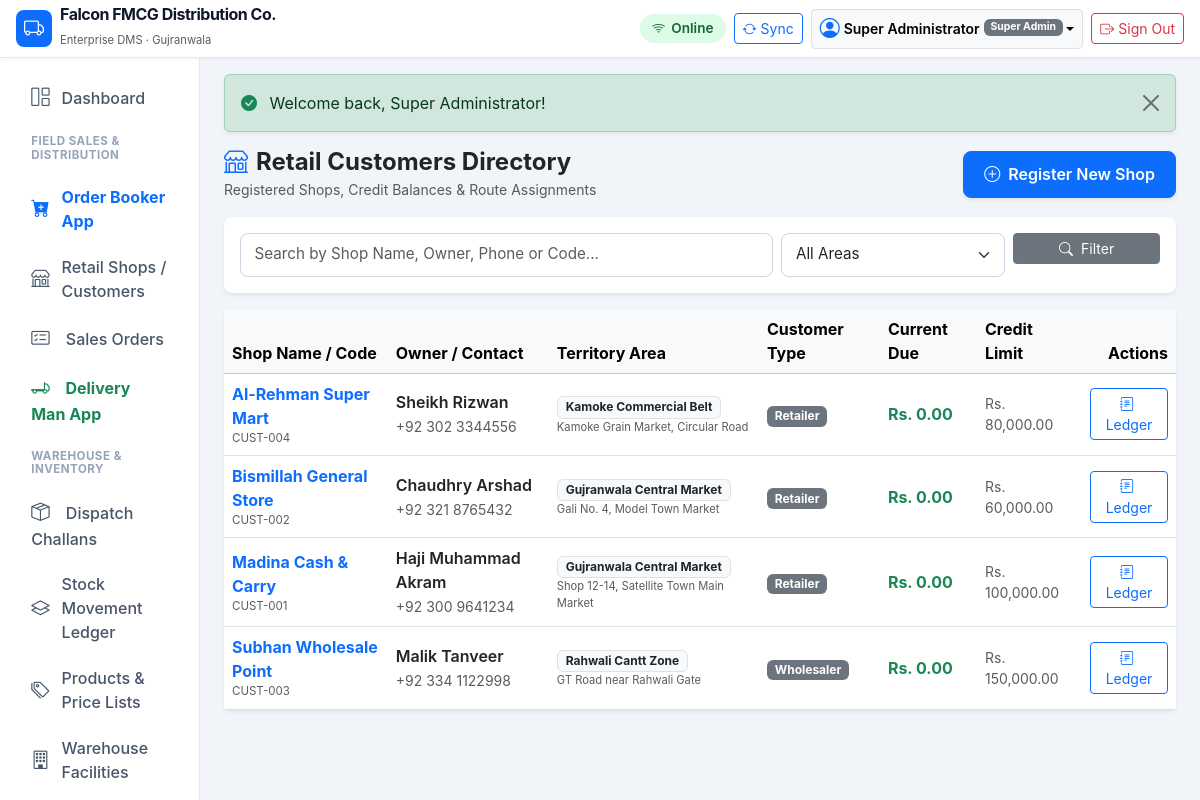
Screenshot of /modules/customers/index.php (signed in) with the database file from the repository.
### tables this page shows
CREATE TABLE `companies` (
    `id` INT UNSIGNED AUTO_INCREMENT PRIMARY KEY,
    `name` VARCHAR(150) NOT NULL,
    `legal_name` VARCHAR(200) NULL,
    `email` VARCHAR(100) NULL,
    `phone` VARCHAR(50) NULL,
    `address` TEXT NULL,
    `city` VARCHAR(100) DEFAULT 'Gujranwala',
    `ntn` VARCHAR(50) NULL,
    `strn` VARCHAR(50) NULL,
    `currency` VARCHAR(10) DEFAULT 'PKR',
    `currency_symbol` VARCHAR(10) DEFAULT 'Rs.',
    `financial_year_start` DATE NULL,
    `invoice_prefix` VARCHAR(10) DEFAULT 'INV-',
    `purchase_prefix` VARCHAR(10) DEFAULT 'PO-',
    `order_prefix` VARCHAR(10) DEFAULT 'SO-',
    `delivery_prefix` VARCHAR(10) DEFAULT 'DC-',
    `receipt_prefix` VARCHAR(10) DEFAULT 'RCP-',
    `default_warehouse_id` INT UNSIGNED NULL,
    `inventory_valuation` ENUM('WAC', 'FIFO') DEFAULT 'WAC',
    `allow_negative_stock` TINYINT(1) DEFAULT 0,
    `status` ENUM('active', 'inactive') DEFAULT 'active',
    `created_at` TIMESTAMP DEFAULT CURRENT_TIMESTAMP,
    `updated_at` TIMESTAMP DEFAULT CURRENT_TIMESTAMP ON UPDATE CURRENT_TIMESTAMP
);

CREATE TABLE `users` (
    `id` INT UNSIGNED AUTO_INCREMENT PRIMARY KEY,
    `role_id` INT UNSIGNED NOT NULL,
    `username` VARCHAR(80) NOT NULL UNIQUE,
    `password_hash` VARCHAR(255) NOT NULL,
    `full_name` VARCHAR(150) NOT NULL,
    `email` VARCHAR(120) NULL,
    `phone` VARCHAR(50) NULL,
    `status` ENUM('active', 'inactive', 'suspended') DEFAULT 'active',
    `last_login_at` DATETIME NULL,
    `created_at` TIMESTAMP DEFAULT CURRENT_TIMESTAMP,
    `updated_at` TIMESTAMP DEFAULT CURRENT_TIMESTAMP ON UPDATE CURRENT_TIMESTAMP,
    CONSTRAINT `fk_users_role` FOREIGN KEY (`role_id`) REFERENCES `roles` (`id`)
);

CREATE TABLE `roles` (
    `id` INT UNSIGNED AUTO_INCREMENT PRIMARY KEY,
    `name` VARCHAR(100) NOT NULL,
    `slug` VARCHAR(100) NOT NULL UNIQUE,
    `description` VARCHAR(255) NULL,
    `is_system` TINYINT(1) DEFAULT 0,
    `created_at` TIMESTAMP DEFAULT CURRENT_TIMESTAMP
);

CREATE TABLE `customers` (
    `id` INT UNSIGNED AUTO_INCREMENT PRIMARY KEY,
    `code` VARCHAR(50) NOT NULL UNIQUE,
    `shop_name` VARCHAR(180) NOT NULL,
    `owner_name` VARCHAR(120) NOT NULL,
    `phone` VARCHAR(50) NOT NULL,
    `whatsapp` VARCHAR(50) NULL,
    `address` TEXT NOT NULL,
    `area_id` INT UNSIGNED NOT NULL,
    `sub_area_id` INT UNSIGNED NULL,
    `gps_lat` DECIMAL(10,8) NULL,
    `gps_lng` DECIMAL(11,8) NULL,
    `customer_type` ENUM('retailer', 'wholesaler', 'distributor', 'corporate', 'cash', 'credit') DEFAULT 'retailer',
    `credit_limit` DECIMAL(12,2) DEFAULT 50000.00,
    `opening_balance` DECIMAL(12,2) DEFAULT 0.00,
    `current_balance` DECIMAL(12,2) DEFAULT 0.00,
    `payment_terms` VARCHAR(100) DEFAULT 'Due on Delivery',
    `assigned_order_booker_id` INT UNSIGNED NULL,
    `assigned_salesman_id` INT UNSIGNED NULL,
    `notes` TEXT NULL,
    `status` ENUM('active', 'inactive', 'struck_off') DEFAULT 'active',
    `created_at` TIMESTAMP DEFAULT CURRENT_TIMESTAMP,
    `updated_at` TIMESTAMP DEFAULT CURRENT_TIMESTAMP ON UPDATE CURRENT_TIMESTAMP,
    CONSTRAINT `fk_cust_area` FOREIGN KEY (`area_id`) REFERENCES `areas` (`id`),
    CONSTRAINT `fk_cust_subarea` FOREIGN KEY (`sub_area_id`) REFERENCES `sub_areas` (`id`) ON DELETE SET NULL,
    CONSTRAINT `fk_cust_ob` FOREIGN KEY (`assigned_order_booker_id`) REFERENCES `employees` (`id`) ON DELETE SET NULL,
    CONSTRAINT `fk_cust_sm` FOREIGN KEY (`assigned_salesman_id`) REFERENCES `employees` (`id`) ON DELETE SET NULL
);

CREATE TABLE `areas` (
    `id` INT UNSIGNED AUTO_INCREMENT PRIMARY KEY,
    `name` VARCHAR(120) NOT NULL,
    `code` VARCHAR(50) NOT NULL UNIQUE,
    `parent_id` INT UNSIGNED NULL,
    `city` VARCHAR(100) DEFAULT 'Gujranwala',
    `description` TEXT NULL,
    `assigned_order_booker_id` INT UNSIGNED NULL,
    `assigned_salesman_id` INT UNSIGNED NULL,
    `assigned_rider_id` INT UNSIGNED NULL,
    `status` ENUM('active', 'inactive') DEFAULT 'active',
    `created_at` TIMESTAMP DEFAULT CURRENT_TIMESTAMP,
    CONSTRAINT `fk_area_parent` FOREIGN KEY (`parent_id`) REFERENCES `areas` (`id`) ON DELETE SET NULL,
    CONSTRAINT `fk_area_ob` FOREIGN KEY (`assigned_order_booker_id`) REFERENCES `employees` (`id`) ON DELETE SET NULL,
    CONSTRAINT `fk_area_sm` FOREIGN KEY (`assigned_salesman_id`) REFERENCES `employees` (`id`) ON DELETE SET NULL,
    CONSTRAINT `fk_area_rider` FOREIGN KEY (`assigned_rider_id`) REFERENCES `employees` (`id`) ON DELETE SET NULL
);

### config/database.php (called while the page is built, shortened)
<?php
function getDatabaseConnection(): PDO {
    static $pdo = null;
    if ($pdo === null) {
        $host = '127.0.0.1';
        $port = 3306;
        $db   = 'dms_db';
        $user = 'root';
        $pass = '';
        $dsn = "mysql:host={$host};port={$port};dbname={$db};charset=utf8mb4";
        $options = [
            PDO::ATTR_ERRMODE            => PDO::ERRMODE_EXCEPTION,
            PDO::ATTR_DEFAULT_FETCH_MODE => PDO::FETCH_ASSOC,
            PDO::ATTR_EMULATE_PREPARES   => false,
            PDO::MYSQL_ATTR_INIT_COMMAND => "SET NAMES utf8mb4 COLLATE utf8mb4_unicode_ci"
        ];
        try {
            $pdo = new PDO($dsn, $user, $pass, $options);
        } catch (PDOException $e) {
            error_log("Database connection error: " . $e->getMessage());
            die("Database connection failure. Please contact system administrator.");
        }
    }
    return $pdo;
}

### includes/functions.php (called while the page is built, shortened)
<?php
function sanitize($data) {
    return htmlspecialchars(trim((string)$data), ENT_QUOTES, 'UTF-8');
}
function formatMoney(float|int|string|null $amount, bool $showSymbol = true): string {
    $num = (float)($amount ?? 0);
    $formatted = number_format($num, 2, '.', ',');
    return $showSymbol ? DEFAULT_CURRENCY_SYMBOL . ' ' . $formatted : $formatted;
}
function getFlashMessages(): array {
    $messages = $_SESSION['flash'] ?? [];
    return $messages;
}
function getCompanyInfo(PDO $pdo): array {
    static $company = null;
    if ($company === null) {
        $stmt = $pdo->query("SELECT * FROM `companies` WHERE id = 1 LIMIT 1");
        $company = $stmt->fetch() ?: [
            'name' => 'Falcon FMCG Distribution',
            'legal_name' => 'Falcon Distribution Pvt Ltd',
            'currency' => 'PKR',
            'currency_symbol' => 'Rs.',
            'city' => 'Gujranwala',
            'phone' => '+92 300 1234567',
            'email' => 'info@falcon-dist.com'
        ];
    }
    return $company;
}

### includes/auth.php (called while the page is built, shortened)
<?php
function isLoggedIn(): bool {
    return !empty($_SESSION['user_id']) && !empty($_SESSION['logged_in']) && getCurrentUser() !== null;
}
function requireLogin(): void {
    if (!isLoggedIn()) {
        $loginUrl = BASE_URL . '/login.php';
        redirect($loginUrl);
    }
}
function getCurrentUser(): ?array {
    static $currentUser = null;
    if ($currentUser !== null) {
        return $currentUser;
    }
    $pdo = getDatabaseConnection();
    $stmt = $pdo->prepare("
        SELECT u.*, r.name as role_name, r.slug as role_slug
        FROM `users` u
        JOIN `roles` r ON u.role_id = r.id
        WHERE u.id = ? AND u.status = 'active'
        LIMIT 1
    ");
    $stmt->execute([$_SESSION['user_id']]);
    $currentUser = $stmt->fetch() ?: null;
    return $currentUser;
}

### modules/customers/index.php (the view, shortened to what this page needs)
<?php
requireLogin();
$pdo = getDatabaseConnection();
$currentUser = getCurrentUser();
$search = sanitize($_GET['q'] ?? '');
$where = ["c.status != 'deleted'"];
$params = [];
$whereSql = implode(' AND ', $where);
$query = "
    SELECT c.*, a.name as area_name, e.full_name as booker_name
    FROM `customers` c
    JOIN `areas` a ON c.area_id = a.id
    LEFT JOIN `employees` e ON c.assigned_order_booker_id = e.id
    WHERE {$whereSql}
    ORDER BY c.shop_name ASC
    LIMIT 150
";
$stmt = $pdo->prepare($query);
$stmt->execute($params);
$customers = $stmt->fetchAll();
require_once dirname(__DIR__, 2) . '/includes/header.php';
?>
<div class="d-flex flex-column flex-md-row justify-content-between align-items-start align-items-md-center mb-3 gap-2">
    <div>
        <h4 class="fw-bold mb-0 text-dark"><i class="bi bi-shop text-primary me-2"></i>Retail Customers Directory</h4>
        <small class="text-muted">Registered Shops, Credit Balances & Route Assignments</small>
    </div>
    <div class="d-flex gap-2">
        <a href="<?= BASE_URL ?>/modules/customers/create.php" class="btn btn-primary btn-touch shadow-sm">
            <i class="bi bi-plus-circle me-1"></i> Register New Shop
        </a>
    </div>
</div>
<div class="card border-0 shadow-sm rounded-3 mb-3">
    <div class="card-body p-3">
        <form method="GET" action="<?= BASE_URL ?>/modules/customers/index.php" class="row g-2">
            <div class="col-12 col-md-7">
                <input type="text" class="form-control form-control-sm" name="q" placeholder="Search by Shop Name, Owner, Phone or Code..." value="<?= htmlspecialchars($search) ?>">
            </div>
            <div class="col-8 col-md-3">
                <select class="form-select form-select-sm" name="area_id">
                    <option value="">All Areas</option>
                </select>
            </div>
            <div class="col-4 col-md-2">
                <button type="submit" class="btn btn-sm btn-secondary w-100">
                    <i class="bi bi-search me-1"></i> Filter
                </button>
            </div>
        </form>
    </div>
</div>
<div class="card border-0 shadow-sm rounded-3">
    <div class="card-body p-0">
        <?php if (empty($customers)): ?>
            <div class="p-4 text-center text-muted">No retail shops found. Click "Register New Shop" to add.</div>
        <?php else: ?>
            <div class="table-responsive">
                <table class="table table-hover table-responsive-card align-middle mb-0">
                    <thead class="table-light">
                        <tr>
                            <th>Shop Name / Code</th>
                            <th>Owner / Contact</th>
                            <th>Territory Area</th>
                            <th>Customer Type</th>
                            <th>Current Due</th>
                            <th>Credit Limit</th>
                            <th class="text-end">Actions</th>
                        </tr>
                    </thead>
                    <tbody>
                        <?php foreach ($customers as $c): ?>
                            <tr>
                                <td data-label="Shop">
                                    <a href="<?= BASE_URL ?>/modules/customers/ledger.php?id=<?= $c['id'] ?>" class="fw-bold text-primary text-decoration-none">
                                        <?= htmlspecialchars($c['shop_name']) ?>
                                    </a>
                                    <div class="text-muted" style="font-size: 0.72rem;"><?= htmlspecialchars($c['code']) ?></div>
                                </td>
                                <td data-label="Owner">
                                    <div class="text-dark fw-semibold"><?= htmlspecialchars($c['owner_name']) ?></div>
                                    <small class="text-muted"><?= htmlspecialchars($c['phone']) ?></small>
                                </td>
                                <td data-label="Area">
                                    <span class="badge bg-light text-dark border"><?= htmlspecialchars($c['area_name']) ?></span>
                                    <small class="d-block text-muted" style="font-size: 0.7rem;"><?= htmlspecialchars($c['address']) ?></small>
                                </td>
                                <td data-label="Type">
                                    <span class="badge bg-secondary"><?= ucfirst($c['customer_type']) ?></span>
                                </td>
                                <td data-label="Current Due" class="fw-bold <?= $c['current_balance'] > 0 ? 'text-danger' : 'text-success' ?>">
                                    <?= formatMoney($c['current_balance']) ?>
                                </td>
                                <td data-label="Limit" class="text-muted small">
                                    <?= formatMoney($c['credit_limit']) ?>
                                </td>
                                <td data-label="Action" class="text-end">
                                    <a href="<?= BASE_URL ?>/modules/customers/ledger.php?id=<?= $c['id'] ?>" class="btn btn-sm btn-outline-primary" title="View Customer Ledger">
                                        <i class="bi bi-journal-text me-1"></i> Ledger
                                    </a>
                                </td>
                            </tr>
                        <?php endforeach; ?>
                    </tbody>
                </table>
            </div>
        <?php endif; ?>
    </div>
</div>
<?php require_once dirname(__DIR__, 2) . '/includes/footer.php'; ?>

### includes/header.php (shortened to what this page needs)
<?php
$currentUser = getCurrentUser();
$company = getCompanyInfo(getDatabaseConnection());
?>
<!DOCTYPE html>
<html lang="en">
<head>
    <link rel="stylesheet" href="<?= BASE_URL ?>/assets/vendor/bootstrap/bootstrap.min.css">
    <link rel="stylesheet" href="<?= BASE_URL ?>/assets/vendor/bootstrap-icons/bootstrap-icons.min.css">
    <link rel="stylesheet" href="<?= BASE_URL ?>/assets/css/app.css">
</head>
<body>
<header class="navbar navbar-expand-lg navbar-dms sticky-top px-3 py-2">
    <div class="container-fluid p-0">
        <a class="navbar-brand d-flex align-items-center me-3" href="<?= BASE_URL ?>/dashboard.php">
            <span class="badge bg-primary me-2 p-2 rounded-3"><i class="bi bi-truck fs-5"></i></span>
            <div>
                <div class="brand-text fs-6 lh-1"><?= htmlspecialchars($company['name'] ?? APP_NAME) ?></div>
                <small class="text-muted" style="font-size: 0.7rem;">Enterprise DMS · <?= htmlspecialchars($company['city'] ?? 'Gujranwala') ?></small>
            </div>
        </a>
        <div class="d-flex align-items-center ms-auto gap-2">
            <span id="dms-network-pill" class="sync-indicator-banner sync-online">
            </span>
            <button id="dms-sync-btn" class="btn btn-sm btn-outline-primary d-flex align-items-center" title="Sync Offline Data">
                <i class="bi bi-arrow-repeat me-1"></i>
                <span class="d-none d-sm-inline">Sync</span>
            </button>
            <?php if ($currentUser): ?>
            <div class="dropdown">
                <button class="btn btn-sm btn-light border dropdown-toggle d-flex align-items-center" type="button" data-bs-toggle="dropdown" aria-expanded="false">
                    <i class="bi bi-person-circle fs-5 me-1 text-primary"></i>
                    <span class="d-none d-md-inline fw-semibold me-1"><?= htmlspecialchars($currentUser['full_name']) ?></span>
                    <span class="badge bg-secondary" style="font-size: 0.65rem;"><?= htmlspecialchars($currentUser['role_name']) ?></span>
                </button>
            </div>
            <a href="<?= BASE_URL ?>/logout.php" class="btn btn-sm btn-outline-danger d-flex align-items-center" title="Sign Out">
                <i class="bi bi-box-arrow-right me-1"></i>
                <span class="d-none d-sm-inline">Sign Out</span>
            </a>
            <?php endif; ?>
        </div>
    </div>
</header>
<div class="container-fluid dms-layout-container">
    <div class="row g-0 h-100">
        <?php if ($currentUser): ?>
            <?php require_once BASE_PATH . '/includes/sidebar.php'; ?>
            <main class="col-md-9 ms-sm-auto col-lg-10 px-md-4 py-3 dms-main-content">
        <?php else: ?>
            <main class="col-12 px-3 py-4 dms-main-content">
        <?php endif; ?>
        <?php $flashes = getFlashMessages(); ?>
        <?php if (!empty($flashes)): ?>
            <div class="flash-container mb-3">
                <?php foreach ($flashes as $flash): ?>
                    <div class="alert alert-<?= $flash['type'] === 'error' ? 'danger' : htmlspecialchars($flash['type']) ?> alert-dismissible fade show alert-auto-dismiss shadow-sm" role="alert">
                        <i class="bi <?= $flash['type'] === 'error' ? 'bi-exclamation-triangle-fill text-danger' : 'bi-check-circle-fill text-success' ?> me-2"></i>
                        <?= htmlspecialchars($flash['message']) ?>
                        <button type="button" class="btn-close" data-bs-dismiss="alert" aria-label="Close"></button>
                    </div>
                <?php endforeach; ?>
            </div>
        <?php endif; ?>

### rows the page displays
companies: name "Falcon FMCG Distribution Co.", city "Gujranwala"
users: full_name "Super Administrator", role.name "Super Admin"
customers: shop_name "Al-Rehman Super Mart", code "CUST-004", owner_name "Sheikh Rizwan", phone "+92 302 3344556", area.name "Kamoke Commercial Belt", address "Kamoke Grain Market, Circular Road", customer_type "Retailer", current_balance "Rs. 0.00", credit_limit "Rs. 80,000.00"
customers: shop_name "Bismillah General Store", code "CUST-002", owner_name "Chaudhry Arshad", phone "+92 321 8765432", area.name "Gujranwala Central Market", address "Gali No. 4, Model Town Market", customer_type "Retailer", current_balance "Rs. 0.00", credit_limit "Rs. 60,000.00"
customers: shop_name "Madina Cash & Carry", code "CUST-001", owner_name "Haji Muhammad Akram", phone "+92 300 9641234", area.name "Gujranwala Central Market", address "Shop 12-14, Satellite Town Main Market", customer_type "Retailer", current_balance "Rs. 0.00", credit_limit "Rs. 100,000.00"
customers: shop_name "Subhan Wholesale Point", code "CUST-003", owner_name "Malik Tanveer", phone "+92 334 1122998", area.name "Rahwali Cantt Zone", address "GT Road near Rahwali Gate", customer_type "Wholesaler", current_balance "Rs. 0.00", credit_limit "Rs. 150,000.00"

### other values shown
$flash['message'] "Welcome back, Super Administrator!"
